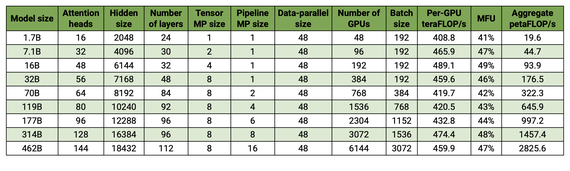
#> input picture Megatron-LM/images/model_table.png, 570 x 171 px, shrunk from 2700 x 811 before the run
$ python -i unify_dataset_format.py   (imports and definitions only)
#> lines starting #> are read from the running program, lines starting #| are printed output that depends on the picture
#!/usr/bin/env python3
"""
统一数据集格式脚本
将所有数据集文件统一为相同的格式，确保每个字段的类型都一致
这样可以避免在 concatenate_datasets 时出现类型不匹配的问题
"""

import sys
import argparse
import os
import glob
from pathlib import Path
from typing import Dict, Any, Set, List
from collections import defaultdict

from datasets import load_dataset, Dataset, Features, Sequence, Image as DatasetImage, Value
from datasets.features.features import List as FeaturesList
from tqdm import tqdm
import io
from PIL import Image

# 需要移除的字段列表（训练时不需要的字段）
FIELDS_TO_REMOVE = [
    "reward_model",
    "vanilla_prompt",
]

# 标准字段类型定义
# [18 lines that did not run here, left out]

# [101 lines left out: functions analyze_all_datasets, determine_standard_features, not called in this run]

def convert_images_to_standard_format(images: Any) -> List[Any]:
    """
    将图像转换为标准格式（PIL Image 对象，用于 Sequence(Image(...))）
    """
    if images is None or len(images) == 0:
        return []

    converted = []
    for img in images:
        if isinstance(img, Image.Image):
            # 已经是 PIL Image，直接使用
            converted.append(img)
        elif isinstance(img, dict):
            # 从 dict 格式加载
            if "bytes" in img and img["bytes"] is not None:
                try:
                    pil_img = Image.open(io.BytesIO(img["bytes"]))
                    if pil_img.mode in ("CMYK", "YCbCr", "LAB", "HSV", "P"):
                        pil_img = pil_img.convert("RGB")
                    converted.append(pil_img)
                except Exception as e:
                    print(f"⚠️  无法加载图像 bytes: {e}")
                    continue
            elif "path" in img and img["path"] is not None:
                try:
                    pil_img = Image.open(img["path"])
                    if pil_img.mode in ("CMYK", "YCbCr", "LAB", "HSV", "P"):
                        pil_img = pil_img.convert("RGB")
                    converted.append(pil_img)
                except Exception as e:
                    print(f"⚠️  无法加载图像路径 {img['path']}: {e}")
                    continue
        elif isinstance(img, str):
            # 文件路径
            try:
                pil_img = Image.open(img)
                if pil_img.mode in ("CMYK", "YCbCr", "LAB", "HSV", "P"):
                    pil_img = pil_img.convert("RGB")
                converted.append(pil_img)
            except Exception as e:
                print(f"⚠️  无法加载图像路径 {img}: {e}")
                continue
        else:
            print(f"⚠️  未知的图像格式: {type(img)}")

    return converted

# [176 lines left out: functions normalize_sample, process_dataset_file, main, not called in this run]

# [2 lines not run here, left out]

>>> import cv2
>>> picture = cv2.imread('../../Megatron-LM/images/model_table.png', cv2.IMREAD_GRAYSCALE)
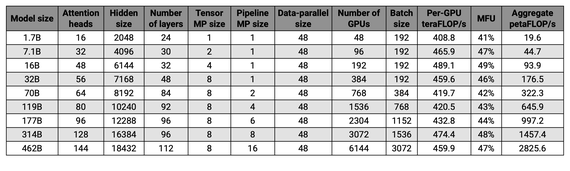
#> picture: shape (171, 570); min 0, max 255, mean 205.4
>>> result = convert_images_to_standard_format(picture)
#| ⚠️  未知的图像格式: <class 'numpy.ndarray'>
#> result = []
